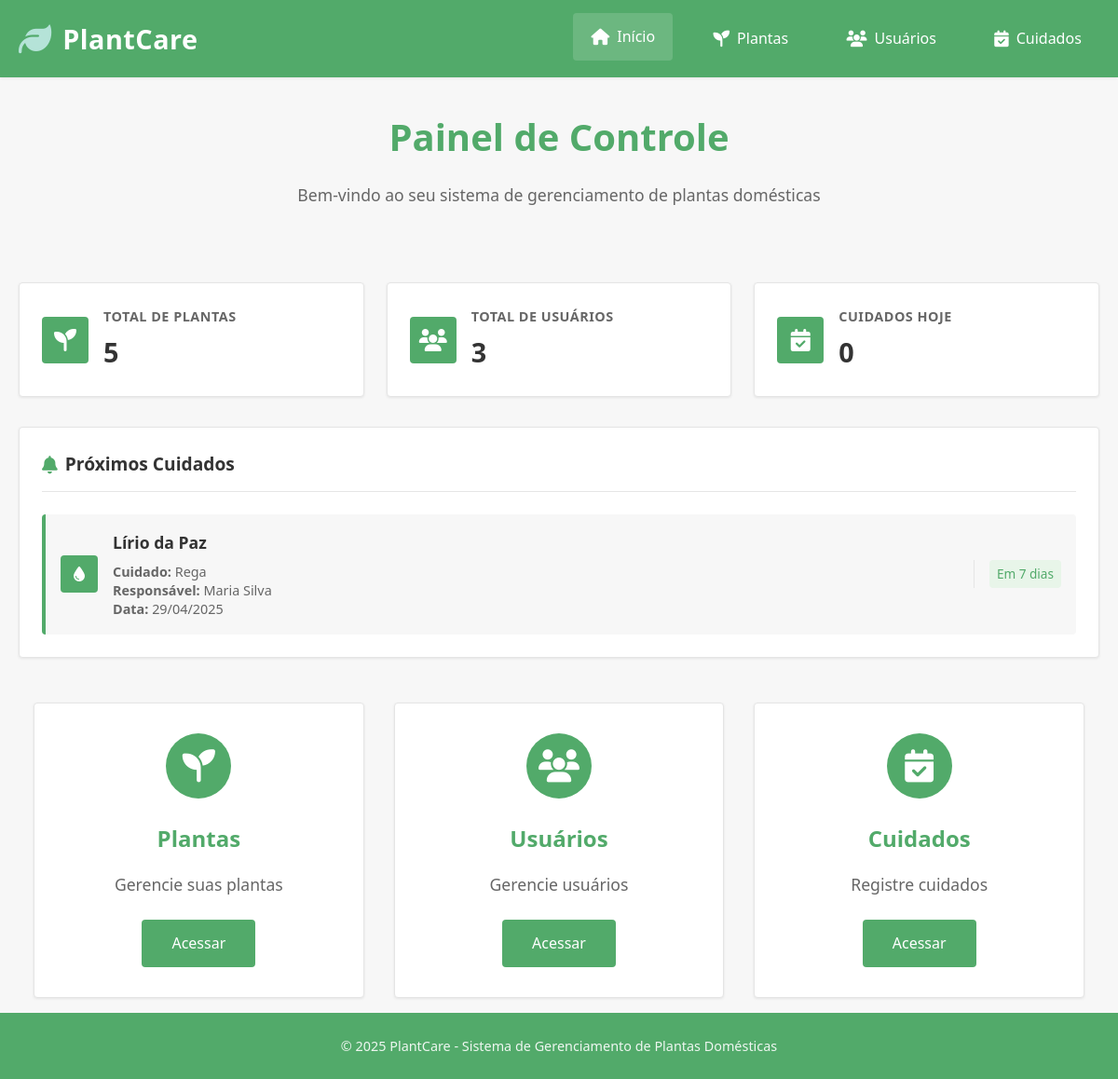
The page / on the database its author committed.
### tables this page shows
CREATE TABLE IF NOT EXISTS cuidados (
    id INT AUTO_INCREMENT PRIMARY KEY,
    usuario_id INT NOT NULL,
    planta_id INT NOT NULL,
    tipo_cuidado ENUM('Rega', 'Poda', 'Adubação', 'Replantio', 'Outro') NOT NULL,
    data_cuidado DATE NOT NULL,
    intervalo_dias INT COMMENT 'Intervalo em dias para repetir o cuidado',
    observacoes TEXT,
    created_at TIMESTAMP DEFAULT CURRENT_TIMESTAMP,
    updated_at TIMESTAMP DEFAULT CURRENT_TIMESTAMP ON UPDATE CURRENT_TIMESTAMP,
    FOREIGN KEY (usuario_id) REFERENCES usuarios(id) ON DELETE CASCADE,
    FOREIGN KEY (planta_id) REFERENCES plantas(id) ON DELETE CASCADE
);

CREATE TABLE IF NOT EXISTS plantas (
    id INT AUTO_INCREMENT PRIMARY KEY,
    nome_cientifico VARCHAR(100) NOT NULL,
    nome_popular VARCHAR(100) NOT NULL,
    tipo_planta ENUM('Interior', 'Exterior', 'Ambos') NOT NULL,
    nivel_luz ENUM('Baixa', 'Média', 'Alta') NOT NULL,
    frequencia_rega INT NOT NULL COMMENT 'Frequência de rega em dias',
    created_at TIMESTAMP DEFAULT CURRENT_TIMESTAMP,
    updated_at TIMESTAMP DEFAULT CURRENT_TIMESTAMP ON UPDATE CURRENT_TIMESTAMP
);

CREATE TABLE IF NOT EXISTS usuarios (
    id INT AUTO_INCREMENT PRIMARY KEY,
    nome VARCHAR(100) NOT NULL,
    email VARCHAR(100) NOT NULL UNIQUE,
    telefone VARCHAR(20),
    nivel_experiencia ENUM('Iniciante', 'Intermediário', 'Avançado') NOT NULL,
    created_at TIMESTAMP DEFAULT CURRENT_TIMESTAMP,
    updated_at TIMESTAMP DEFAULT CURRENT_TIMESTAMP ON UPDATE CURRENT_TIMESTAMP
);

### index.php (the view, shortened to what this page needs)
<?php
$conn = new mysqli($db_host, $db_user, $db_pass, $db_name);
$sql_cuidados = "SELECT c.*, u.nome as usuario_nome, p.nome_popular as planta_nome,
       DATE_ADD(c.data_cuidado, INTERVAL c.intervalo_dias DAY) as proxima_data
FROM cuidados c
JOIN usuarios u ON c.usuario_id = u.id
JOIN plantas p ON c.planta_id = p.id
WHERE DATE_ADD(c.data_cuidado, INTERVAL c.intervalo_dias DAY)
BETWEEN CURDATE() AND DATE_ADD(CURDATE(), INTERVAL 7 DAY)
ORDER BY proxima_data ASC";
$result_proximos = $conn->query($sql_cuidados);
$sql_stats = "
    SELECT
        (SELECT COUNT(*) FROM plantas) as total_plantas,
        (SELECT COUNT(*) FROM usuarios) as total_usuarios,
        (SELECT COUNT(*)
         FROM cuidados c
         WHERE DATE(DATE_ADD(c.data_cuidado, INTERVAL COALESCE(c.intervalo_dias, 0) DAY)) = CURDATE()
         AND c.intervalo_dias IS NOT NULL
         AND c.data_cuidado < CURDATE()  -- Apenas cuidados registrados antes de hoje
        ) as cuidados_hoje";
$result_stats = $conn->query($sql_stats);
$stats = $result_stats->fetch_assoc();
?>
<!DOCTYPE html>
<html lang="pt-BR">
<head>
    <link rel="stylesheet" href="https://cdnjs.cloudflare.com/ajax/libs/font-awesome/6.4.0/css/all.min.css">
    <link rel="stylesheet" href="assets/css/style.css">
</head>
<body>
    <header>
        <div class="container">
            <div class="logo">
                <i class="fas fa-leaf"></i>
                <h1>PlantCare</h1>
            </div>
            <nav>
                <ul>
                    <li><a href="/plantas.com/index.php" class="active"><i class="fas fa-home"></i> Início</a></li>
                    <li><a href="/plantas.com/plantas.php"><i class="fas fa-seedling"></i> Plantas</a></li>
                    <li><a href="/plantas.com/usuarios.php"><i class="fas fa-users"></i> Usuários</a></li>
                    <li><a href="/plantas.com/cuidados.php"><i class="fas fa-calendar-check"></i> Cuidados</a></li>
                </ul>
            </nav>
        </div>
    </header>
    <main class="container">
        <section id="dashboard">
            <div class="dashboard-header">
                <h2>Painel de Controle</h2>
                <p>Bem-vindo ao seu sistema de gerenciamento de plantas domésticas</p>
            </div>
            <div class="stats-cards">
                <div class="stat-card">
                    <div class="stat-icon">
                        <i class="fas fa-seedling"></i>
                    </div>
                    <div class="stat-info">
                        <h4>Total de Plantas</h4>
                        <p class="stat-number"><?php echo $stats['total_plantas']; ?></p>
                    </div>
                </div>
                <div class="stat-card">
                    <div class="stat-icon">
                        <i class="fas fa-users"></i>
                    </div>
                    <div class="stat-info">
                        <h4>Total de Usuários</h4>
                        <p class="stat-number"><?php echo $stats['total_usuarios']; ?></p>
                    </div>
                </div>
                <div class="stat-card">
                    <div class="stat-icon">
                        <i class="fas fa-calendar-check"></i>
                    </div>
                    <div class="stat-info">
                        <h4>Cuidados Hoje</h4>
                        <p class="stat-number"><?php echo $stats['cuidados_hoje']; ?></p>
                    </div>
                </div>
            </div>
            <div class="upcoming-care">
                <h3><i class="fas fa-bell"></i> Próximos Cuidados</h3>
                <div class="care-list">
                    <?php if ($result_proximos->num_rows > 0): ?>
                        <?php while($cuidado = $result_proximos->fetch_assoc()): ?>
                            <div class="care-item">
                                <div class="care-icon">
                                    <?php
                                    $icon = 'tint';
                                    ?>
                                    <i class="fas fa-<?php echo $icon; ?>"></i>
                                </div>
                                <div class="care-info">
                                    <h4><?php echo htmlspecialchars($cuidado['planta_nome']); ?></h4>
                                    <p>
                                        <strong>Cuidado:</strong> <?php echo ucfirst($cuidado['tipo_cuidado']); ?><br>
                                        <strong>Responsável:</strong> <?php echo htmlspecialchars($cuidado['usuario_nome']); ?><br>
                                        <strong>Data:</strong> <?php echo date('d/m/Y', strtotime($cuidado['proxima_data'])); ?>
                                    </p>
                                </div>
                                <div class="care-status">
                                    <?php
                                    $proxima_data = new DateTime($cuidado['proxima_data']);
                                    $hoje = new DateTime();
                                    $hoje->setTime(0, 0, 0);
                                    $proxima_data->setTime(0, 0, 0);
                                    $interval = $hoje->diff($proxima_data);
                                    $dias_restantes = $interval->days;
                                    if ($hoje->format('Y-m-d') === $proxima_data->format('Y-m-d')) {
                                        $status = 'Hoje';
                                        $status_class = 'urgent';
                                    } elseif ($dias_restantes === 1) {
                                        $status = 'Amanhã';
                                        $status_class = 'urgent';
                                    } elseif ($dias_restantes <= 3) {
                                        $status = 'Em ' . $dias_restantes . ' dias';
                                        $status_class = 'warning';
                                    } else {
                                        $status = 'Em ' . $dias_restantes . ' dias';
                                        $status_class = 'normal';
                                    }
                                    ?>
                                    <span class="status-badge <?php echo $status_class; ?>">
                                        <?php echo $status; ?>
                                    </span>
                                </div>
                            </div>
                        <?php endwhile; ?>
                    <?php else: ?>
                        <p class="no-care">Não há cuidados programados para os próximos 7 dias.</p>
                    <?php endif; ?>
                </div>
            </div>
            <div class="dashboard-cards">
                <div class="card">
                    <div class="card-icon"><i class="fas fa-seedling"></i></div>
                    <div class="card-info">
                        <h3>Plantas</h3>
                        <p>Gerencie suas plantas</p>
                    </div>
                    <a href="plantas.php" class="card-btn">Acessar</a>
                </div>
                <div class="card">
                    <div class="card-icon"><i class="fas fa-users"></i></div>
                    <div class="card-info">
                        <h3>Usuários</h3>
                        <p>Gerencie usuários</p>
                    </div>
                    <a href="usuarios.php" class="card-btn">Acessar</a>
                </div>
                <div class="card">
                    <div class="card-icon"><i class="fas fa-calendar-check"></i></div>
                    <div class="card-info">
                        <h3>Cuidados</h3>
                        <p>Registre cuidados</p>
                    </div>
                    <a href="cuidados.php" class="card-btn">Acessar</a>
                </div>
            </div>
        </section>
    </main>
    <footer>
        <div class="container">
            <p>&copy; 2025 PlantCare - Sistema de Gerenciamento de Plantas Domésticas</p>
        </div>
    </footer>
</body>
</html>

### rows shown on the page
cuidados: planta.nome_popular "Lírio da Paz", tipo_cuidado "Rega", usuario.nome "Maria Silva", proxima_data "29/04/2025", status "Em 7 dias"

### other values the page prints
$stats['total_plantas'] "5"
$stats['total_usuarios'] "3"
$stats['cuidados_hoje'] "0"
